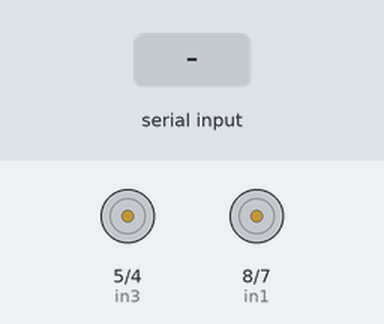
Bench run of a sketch on a simulated Arduino Uno, built with avr-gcc and run on an emulated ATmega328P. On the bench: motor-driver pin pairs drawn as motors (green arrow = first pin HIGH = forward, orange = second pin HIGH = backward, longer = more drive). The test bench sets the inputs (shaded band).

Above: at 1.2 s.
1.3 s: "F" received over Serial
At 2.5 s:
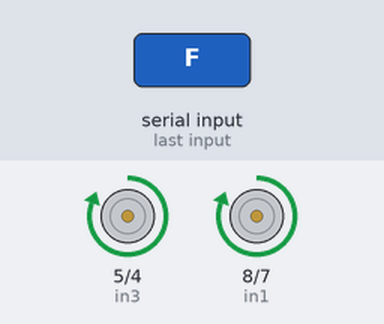
2.8 s: "B" received over Serial
At 3.8 s:
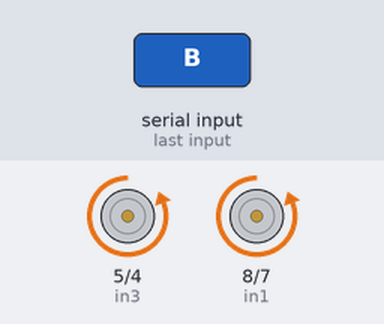
4.3 s: "r" received over Serial
At 5.0 s:
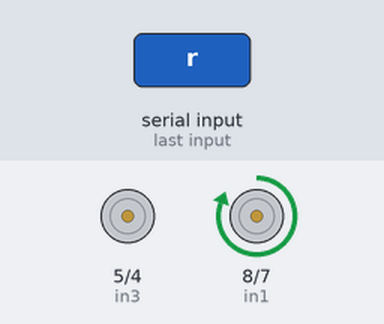
5.8 s: "l" received over Serial
At 6.1 s:
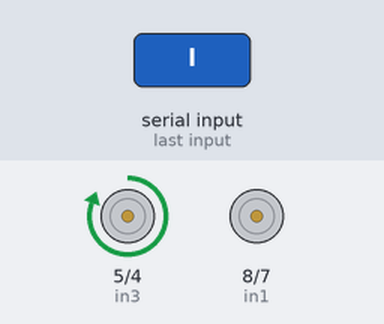
7.3 s: "R" received over Serial
At 8.5 s:
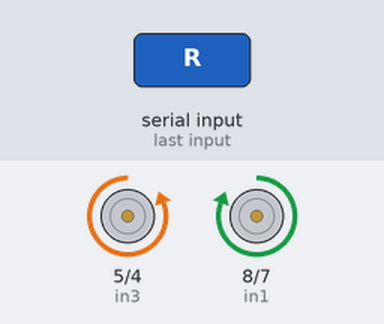
8.8 s: "L" received over Serial
At 9.6 s:
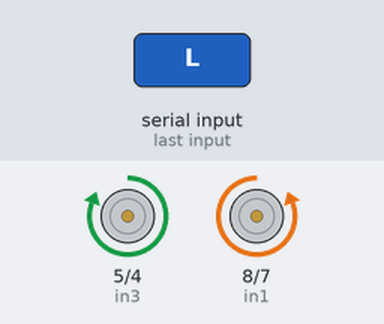
Timing chart, 0 to 11.3 s (numbered marks = the images above; inputs shaded):
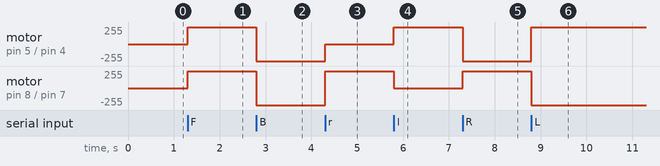

Measured:
- after the input at 1.3 s, motor on pin 5 (in3) / pin 4 (in4), motor on pin 8 (in1) / pin 7 (in2): stopped → forward 255/255 at once
- after the input at 2.8 s, motor on pin 5 (in3) / pin 4 (in4), motor on pin 8 (in1) / pin 7 (in2): forward 255/255 → backward 255/255 at once
- after the input at 4.3 s, motor on pin 5 (in3) / pin 4 (in4): backward 255/255 → stopped at once; motor on pin 8 (in1) / pin 7 (in2): backward 255/255 → forward 255/255 at once
- after the input at 5.8 s, motor on pin 5 (in3) / pin 4 (in4): stopped → forward 255/255 at once; motor on pin 8 (in1) / pin 7 (in2): forward 255/255 → stopped at once
- after the input at 7.3 s, motor on pin 5 (in3) / pin 4 (in4): forward 255/255 → backward 255/255 at once; motor on pin 8 (in1) / pin 7 (in2): stopped → forward 255/255 at once
- after the input at 8.8 s, motor on pin 5 (in3) / pin 4 (in4): backward 255/255 → forward 255/255 at once; motor on pin 8 (in1) / pin 7 (in2): forward 255/255 → backward 255/255 at once

The sketch:

LEGO_car.ino
```cpp
//left side motors:
#define in1 8 // left positive
#define in2 7 // left negative

//right side motors:
#define in3 5 // right positive
#define in4 4 // right negative

char D = 0; //gets value from the bluetooth module

void setup() {
  Serial.begin(9600); //for the blutooth
  pinMode(in1, OUTPUT);
  pinMode(in2, OUTPUT);
  pinMode(in3, OUTPUT);
  pinMode(in4, OUTPUT);

}

void loop() {
  if (Serial.available()>0) { //checks the serial port got information
    D = Serial.read();
  }
  if (D == 'S')
    Stop();
  else if (D == 'F')
    forward();
  else if (D == 'B')
    backward();
  else if (D == 'r')
    rightTurn();
  else if (D == 'l')
    leftTurn();
  else if (D == 'R')
    right();
  else if (D == 'L')
    left();
  else if (D == 'c')
    reverseRight();
  else if (D == 'd')
    reverseLeft();
  else
    Stop();

}

void forward() { //F
  digitalWrite (in1, HIGH);
  digitalWrite (in2, LOW);
  digitalWrite (in3, HIGH);
  digitalWrite (in4, LOW);
}

void Stop() { //S
  digitalWrite (in1, LOW);
  digitalWrite (in2, LOW);
  digitalWrite (in3, LOW);
  digitalWrite (in4, LOW);
}

void backward() { //B
  digitalWrite (in1, LOW);
  digitalWrite (in2, HIGH);
  digitalWrite (in3, LOW);
  digitalWrite (in4, HIGH);
}

void rightTurn() { //r
  digitalWrite (in1, HIGH);
  digitalWrite (in2, LOW);
  digitalWrite (in3, LOW);
  digitalWrite (in4, LOW);
}

void leftTurn() { //l
  digitalWrite (in1, LOW);
  digitalWrite (in2, LOW);
  digitalWrite (in3, HIGH);
  digitalWrite (in4, LOW);
}

void left() { //L
  digitalWrite (in1, LOW);
  digitalWrite (in2, HIGH);
  digitalWrite (in3, HIGH);
  digitalWrite (in4, LOW);
}

void right() { //R
  digitalWrite (in1, HIGH);
  digitalWrite (in2, LOW);
  digitalWrite (in3, LOW);
  digitalWrite (in4, HIGH);
}

void reverseLeft() { //d
  digitalWrite (in1, LOW);
  digitalWrite (in2, LOW);
  digitalWrite (in3, LOW);
  digitalWrite (in4, HIGH);
}

void reverseRight() { //c
  digitalWrite (in1, LOW);
  digitalWrite (in2, HIGH);
  digitalWrite (in3, LOW);
  digitalWrite (in4, LOW);
}
```
